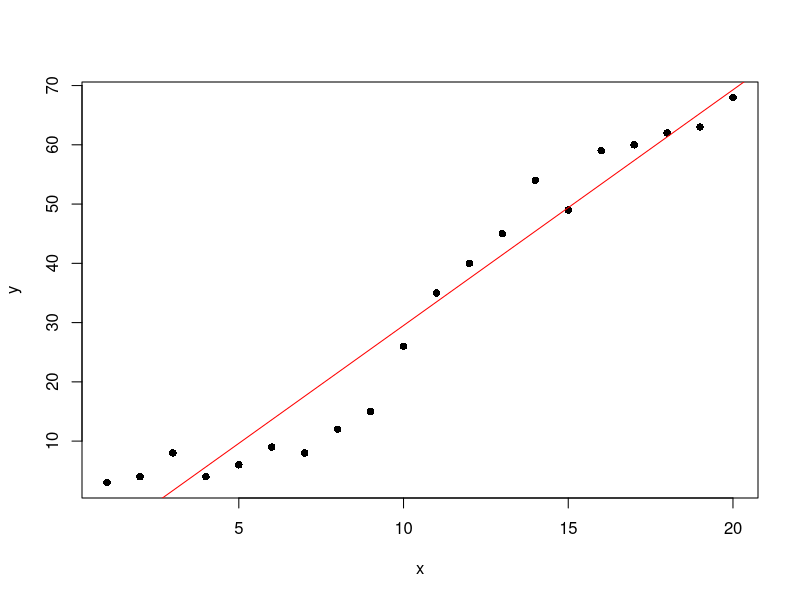
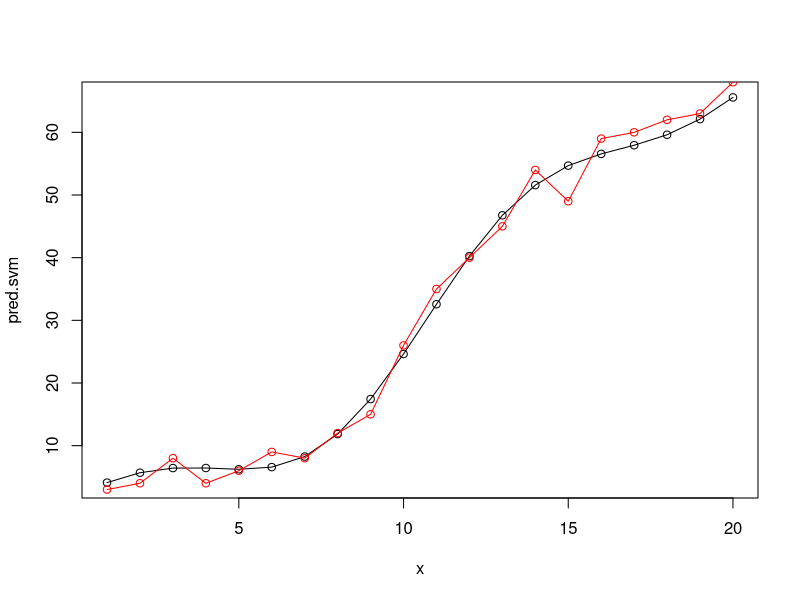

Write R code to recreate these figures, in order.
library(dplyr)
library(e1071)

data(iris)

x <- c(1:20)
y <- c(3,4,8,4,6,9,8,12,15,26,35,40,45,54,49,59,60,62,63,68)
data <- data.frame(x,y)

plot(data, pch=16)  

## 회귀모형
model <- lm(y ~ x, data)
model %>% summary()
abline(model, col = 'red')

model %>% mode()
model %>% names()


#lm.error <- model$residuals
#(lmRMSE <- sqrt(mean(lm.error^2)))
lmRMSE <- model$residuals^2 %>% mean() %>% sqrt()


## SVM
model <- svm(y ~ x, data=data)
model %>% mode()
model %>% names()

svmRMSE <- model$residuals^2 %>% mean() %>% sqrt()

# lm보다 svm의 RMSE의 값이 더 작으므로 svm모델이 더 좋아! 오류는 작은게 좋지 암

# cost 값과 gamma를 조정하여 최적의 모형을 만들 수 있다아
# tune함수는 튜닝을하여 최적의 모수를 찾아줌
tune.svm.res <- tune.svm(y ~ x, data = data, gamma = c(0.1,0.5,1), cost = 2^(2:9))
tune.svm.res

model <- svm(y ~ x, data = data, gamma = 0.5, cost=256)
model$residuals^2 %>% mean() %>% sqrt()

svmRMSE
# 튜닝하여 얻은 감마와 코스트를 사용하여 모델을 만들었더니 RMSE 값이 1정도 줄었다
# cost값이 너무 크면 과적합이 될 수 있으므로 주의할것!

pred.svm <- predict(model, data)
plot(x,pred.svm, type="o")
lines(x,y,type="o", col="red") # 이전의 선 추가로 긋기
